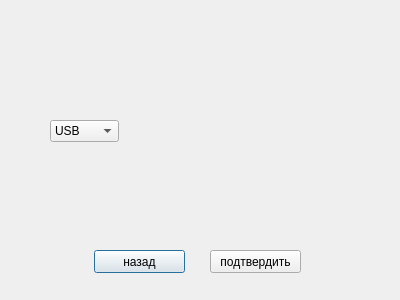
<?xml version="1.0" encoding="UTF-8"?>
<ui version="4.0">
 <class>Output_signal</class>
 <widget class="QDialog" name="Output_signal">
  <property name="geometry">
   <rect>
    <x>0</x>
    <y>0</y>
    <width>400</width>
    <height>300</height>
   </rect>
  </property>
  <property name="windowTitle">
   <string>Выходной сигнал</string>
  </property>
  <widget class="QPushButton" name="exitButton">
   <property name="geometry">
    <rect>
     <x>94</x>
     <y>250</y>
     <width>91</width>
     <height>23</height>
    </rect>
   </property>
   <property name="text">
    <string>назад</string>
   </property>
  </widget>
  <widget class="QPushButton" name="acceptButton">
   <property name="geometry">
    <rect>
     <x>210</x>
     <y>250</y>
     <width>91</width>
     <height>23</height>
    </rect>
   </property>
   <property name="text">
    <string>подтвердить</string>
   </property>
  </widget>
  <widget class="QComboBox" name="signalComboBox">
   <property name="geometry">
    <rect>
     <x>50</x>
     <y>120</y>
     <width>69</width>
     <height>22</height>
    </rect>
   </property>
   <item>
    <property name="text">
     <string>USB</string>
    </property>
   </item>
   <item>
    <property name="text">
     <string>XLR</string>
    </property>
   </item>
   <item>
    <property name="text">
     <string>COAXIAL</string>
    </property>
   </item>
  </widget>
  <widget class="QLabel" name="USBLabel">
   <property name="geometry">
    <rect>
     <x>170</x>
     <y>40</y>
     <width>211</width>
     <height>161</height>
    </rect>
   </property>
   <property name="text">
    <string/>
   </property>
   <property name="pixmap">
    <pixmap resource="resources.qrc">:/img/USB.png</pixmap>
   </property>
  </widget>
  <widget class="QLabel" name="XLRLabel">
   <property name="geometry">
    <rect>
     <x>170</x>
     <y>20</y>
     <width>261</width>
     <height>201</height>
    </rect>
   </property>
   <property name="text">
    <string/>
   </property>
   <property name="pixmap">
    <pixmap resource="resources.qrc">:/img/XLR4.jpg</pixmap>
   </property>
  </widget>
  <widget class="QLabel" name="AXIALLabel">
   <property name="geometry">
    <rect>
     <x>180</x>
     <y>0</y>
     <width>201</width>
     <height>241</height>
    </rect>
   </property>
   <property name="text">
    <string/>
   </property>
   <property name="pixmap">
    <pixmap resource="resources.qrc">:/img/coaxial-razem-tv.jpg</pixmap>
   </property>
  </widget>
 </widget>
 <resources>
  <include location="resources.qrc"/>
 </resources>
 <connections/>
</ui>
